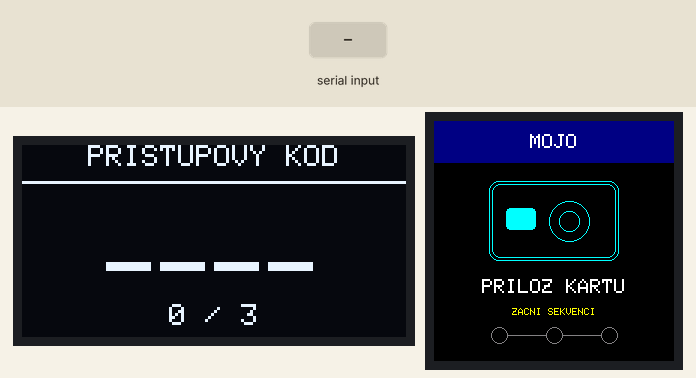
Recording of a sketch running on a simulated Arduino Mega 2560, built with avr-gcc and run on an emulated ATmega2560. On the bench: 128×64 one-colour display, 240×240 colour display. The inputs (shaded band) are chosen by the test bench. What the sketch prints to the serial monitor is not drawn.

Above: at 1.5 s.
1.6 s: "RESET\n" received over Serial
At 1.65 s:
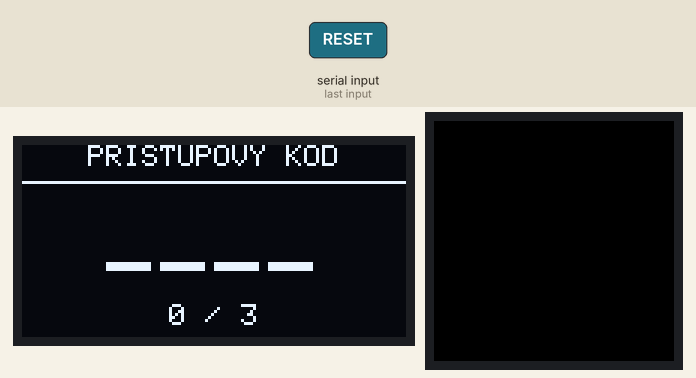
3.1 s: "KEY:1:2___\n" received over Serial
At 4.4 s:
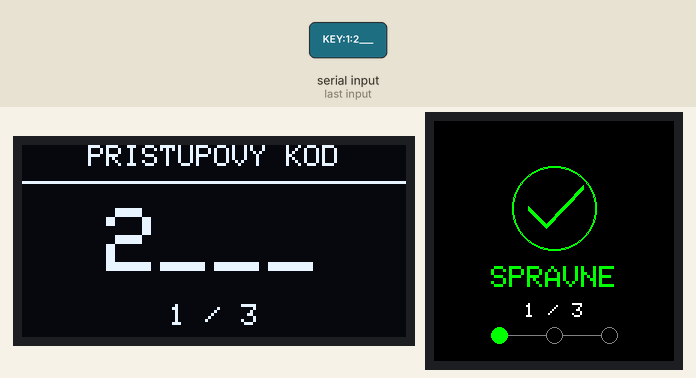
4.7 s: "WRONG\n" received over Serial
At 5.4 s:
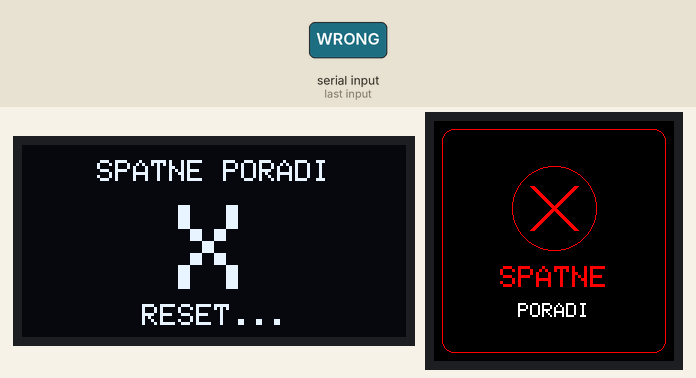
6.3 s: "UNLOCKED\n" received over Serial
At 7.1 s:
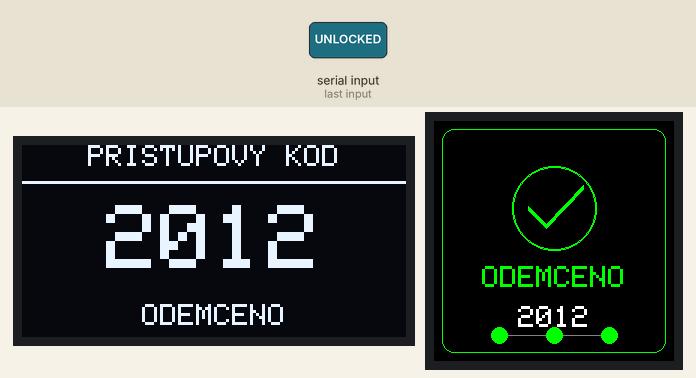
7.9 s: "KEY:2:20__\n" received over Serial
At 9.2 s:
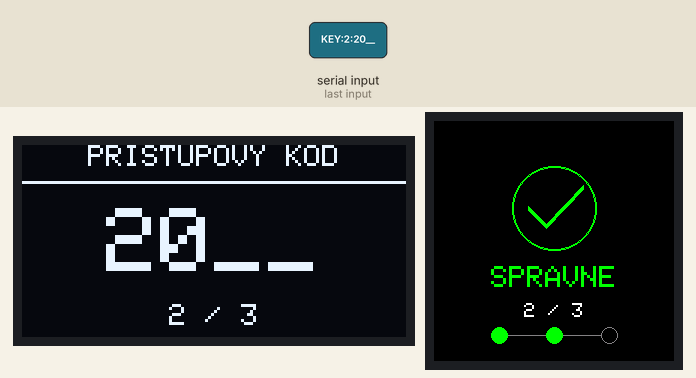
9.5 s: "KEY:3:2012\n" received over Serial
At 10.6 s:
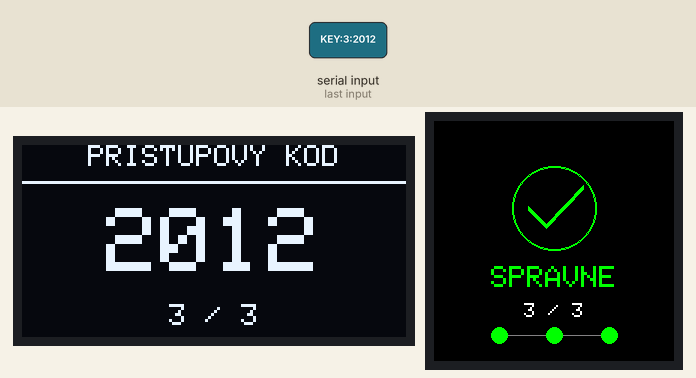
Timing chart, 0 to 12.1 s (numbered marks = the images above; inputs shaded):
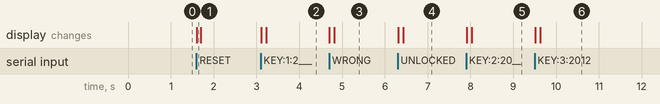

The sketch:

Displays_Driver_part.ino
```cpp
/*
 * TFT ST7789 + OLED SH1106 na Mega; pár: ../NFC_code_Driver.py.
 * USB 9600 baud: KEY:krok:kód, WRONG, UNLOCKED, RESET.
 * Knihovny: Adafruit GFX, ST7735/ST7789, SH110X, BusIO.
 * Zapojení a požadavky: ../README.md tohoto stanoviště.
 */

#include <SPI.h>
#include <Wire.h>

#include <Adafruit_GFX.h>
#include <Adafruit_ST7789.h>
#include <Adafruit_SH110X.h>


// ============================================================
// ST7789 240x240
// ============================================================
//
// Mega:
// MOSI -> 51
// SCK  -> 52
// DC   -> 9
// RST  -> 8
// CS   -> neni
//

#define TFT_DC   9
#define TFT_RST  8
#define TFT_CS  -1

Adafruit_ST7789 tft(
  TFT_CS,
  TFT_DC,
  TFT_RST
);


// ============================================================
// SH1106 128x64
// ============================================================
//
// I2C adresa: 0x3C
// Mega:
// SDA -> 20
// SCL -> 21
//

#define OLED_WIDTH   128
#define OLED_HEIGHT   64
#define OLED_ADDRESS 0x3C

Adafruit_SH1106G oled(
  OLED_WIDTH,
  OLED_HEIGHT,
  &Wire,
  -1
);


// ============================================================
// SERIAL
// ============================================================

String prikaz = "";


// ============================================================
// VYCENTROVANY TEXT NA TFT
// ============================================================

void tftStred(
  const char* text,
  int y,
  int velikost,
  uint16_t barva
)
{
  int16_t x1;
  int16_t y1;
  uint16_t w;
  uint16_t h;

  tft.setTextSize(velikost);
  tft.setTextColor(barva);
  tft.setTextWrap(false);

  tft.getTextBounds(
    text,
    0,
    y,
    &x1,
    &y1,
    &w,
    &h
  );

  tft.setCursor(
    (240 - w) / 2,
    y
  );

  tft.print(text);
}


// ============================================================
// VYCENTROVANY TEXT NA OLED
// ============================================================

void oledStred(
  const char* text,
  int y,
  int velikost
)
{
  int16_t x1;
  int16_t y1;
  uint16_t w;
  uint16_t h;

  oled.setTextSize(velikost);
  oled.setTextColor(SH110X_WHITE);

  oled.getTextBounds(
    text,
    0,
    y,
    &x1,
    &y1,
    &w,
    &h
  );

  oled.setCursor(
    (128 - w) / 2,
    y
  );

  oled.print(text);
}


// ============================================================
// ZELENA FAJFKA
// ============================================================

void kresliFajfku()
{
  tft.drawCircle(
    120,
    87,
    42,
    ST77XX_GREEN
  );

  tft.drawCircle(
    120,
    87,
    41,
    ST77XX_GREEN
  );

  for (int i = -2; i <= 2; i++)
  {
    tft.drawLine(
      94,
      87 + i,
      112,
      105 + i,
      ST77XX_GREEN
    );

    tft.drawLine(
      112,
      105 + i,
      149,
      66 + i,
      ST77XX_GREEN
    );
  }
}


// ============================================================
// CERVENY KRIZEK
// ============================================================

void kresliKrizek()
{
  tft.drawCircle(
    120,
    87,
    42,
    ST77XX_RED
  );

  for (int i = -2; i <= 2; i++)
  {
    tft.drawLine(
      98 + i,
      65,
      142 + i,
      109,
      ST77XX_RED
    );

    tft.drawLine(
      142 + i,
      65,
      98 + i,
      109,
      ST77XX_RED
    );
  }
}


// ============================================================
// POSTUP 0/3 - 3/3
// ============================================================

void kresliPostup(int krok)
{
  int pozice[3] = {
    65,
    120,
    175
  };

  int y = 214;

  tft.drawFastHLine(
    65,
    y,
    110,
    0x8410
  );

  for (int i = 0; i < 3; i++)
  {
    if (i < krok)
    {
      tft.fillCircle(
        pozice[i],
        y,
        8,
        ST77XX_GREEN
      );
    }
    else
    {
      tft.fillCircle(
        pozice[i],
        y,
        8,
        ST77XX_BLACK
      );

      tft.drawCircle(
        pozice[i],
        y,
        8,
        0x8410
      );
    }
  }
}


// ============================================================
// OLED - CAST KODU
// ============================================================

void zobrazKodOLED(
  const char* kod,
  int krok
)
{
  oled.clearDisplay();

  oledStred(
    "PRISTUPOVY KOD",
    0,
    1
  );

  oled.drawLine(
    0,
    12,
    127,
    12,
    SH110X_WHITE
  );

  // Velky kod
  oledStred(
    kod,
    21,
    3
  );

  char postup[10];

  sprintf(
    postup,
    "%d / 3",
    krok
  );

  oledStred(
    postup,
    53,
    1
  );

  oled.display();
}


// ============================================================
// UVODNI OBRAZOVKA
// ============================================================

void zobrazStart()
{
  // ----------------------------------------------------------
  // TFT
  // ----------------------------------------------------------

  tft.fillScreen(ST77XX_BLACK);

  tft.fillRect(
    0,
    0,
    240,
    42,
    0x0010
  );

  tftStred(
    "MOJO",
    13,
    2,
    ST77XX_WHITE
  );

  // Grafika RFID karty
  tft.drawRoundRect(
    55,
    60,
    130,
    80,
    10,
    ST77XX_CYAN
  );

  tft.drawRoundRect(
    58,
    63,
    124,
    74,
    8,
    ST77XX_CYAN
  );

  tft.fillRoundRect(
    72,
    87,
    30,
    22,
    4,
    ST77XX_CYAN
  );

  tft.drawCircle(
    135,
    100,
    10,
    ST77XX_CYAN
  );

  tft.drawCircle(
    135,
    100,
    20,
    ST77XX_CYAN
  );

  tftStred(
    "PRILOZ KARTU",
    158,
    2,
    ST77XX_WHITE
  );

  tftStred(
    "ZACNI SEKVENCI",
    187,
    1,
    ST77XX_YELLOW
  );

  kresliPostup(0);


  // ----------------------------------------------------------
  // OLED
  // ----------------------------------------------------------

  zobrazKodOLED(
    "____",
    0
  );
}


// ============================================================
// SPRAVNY KROK
// ============================================================

void zobrazSpravne(
  int krok,
  const char* kod
)
{
  // ----------------------------------------------------------
  // TFT
  // ----------------------------------------------------------

  tft.fillScreen(
    ST77XX_BLACK
  );

  kresliFajfku();

  tftStred(
    "SPRAVNE",
    145,
    3,
    ST77XX_GREEN
  );

  char postup[10];

  sprintf(
    postup,
    "%d / 3",
    krok
  );

  tftStred(
    postup,
    182,
    2,
    ST77XX_WHITE
  );

  kresliPostup(
    krok
  );


  // ----------------------------------------------------------
  // OLED
  //
  // Zobrazeny kod zustava na displeji.
  // ----------------------------------------------------------

  zobrazKodOLED(
    kod,
    krok
  );
}


// ============================================================
// SPATNA KARTA / PORADI
// ============================================================

void zobrazSpatne()
{
  // ----------------------------------------------------------
  // TFT
  // ----------------------------------------------------------

  tft.fillScreen(
    ST77XX_BLACK
  );

  tft.drawRoundRect(
    8,
    8,
    224,
    224,
    12,
    ST77XX_RED
  );

  kresliKrizek();

  tftStred(
    "SPATNE",
    145,
    3,
    ST77XX_RED
  );

  tftStred(
    "PORADI",
    182,
    2,
    ST77XX_WHITE
  );


  // ----------------------------------------------------------
  // OLED
  // ----------------------------------------------------------

  oled.clearDisplay();

  oledStred(
    "SPATNE PORADI",
    5,
    1
  );

  oledStred(
    "X",
    20,
    4
  );

  oledStred(
    "RESET...",
    53,
    1
  );

  oled.display();
}


// ============================================================
// HOTOVO / ODEMCENO
// ============================================================

void zobrazOdemceno()
{
  // ----------------------------------------------------------
  // TFT
  // ----------------------------------------------------------

  tft.fillScreen(
    ST77XX_BLACK
  );

  tft.drawRoundRect(
    8,
    8,
    224,
    224,
    12,
    ST77XX_GREEN
  );

  kresliFajfku();

  tftStred(
    "ODEMCENO",
    145,
    3,
    ST77XX_GREEN
  );

  tftStred(
    "2012",
    185,
    3,
    ST77XX_WHITE
  );

  kresliPostup(3);


  // ----------------------------------------------------------
  // OLED
  // ----------------------------------------------------------

  oled.clearDisplay();

  oledStred(
    "PRISTUPOVY KOD",
    0,
    1
  );

  oled.drawLine(
    0,
    12,
    127,
    12,
    SH110X_WHITE
  );

  oledStred(
    "2012",
    20,
    3
  );

  oledStred(
    "ODEMCENO",
    53,
    1
  );

  oled.display();
}


// ============================================================
// ZPRACOVANI PRIKAZU Z PYTHONU
// ============================================================

void zpracujPrikaz(String cmd)
{
  cmd.trim();

  if (cmd == "RESET")
  {
    zobrazStart();

    Serial.println(
      "DISPLAY:RESET"
    );

    return;
  }


  if (cmd == "KEY:1:2___")
  {
    zobrazSpravne(
      1,
      "2___"
    );

    Serial.println(
      "DISPLAY:KROK1"
    );

    return;
  }


  if (cmd == "KEY:2:20__")
  {
    zobrazSpravne(
      2,
      "20__"
    );

    Serial.println(
      "DISPLAY:KROK2"
    );

    return;
  }


  if (cmd == "KEY:3:2012")
  {
    zobrazSpravne(
      3,
      "2012"
    );

    Serial.println(
      "DISPLAY:KROK3"
    );

    return;
  }


  if (cmd == "WRONG")
  {
    zobrazSpatne();

    Serial.println(
      "DISPLAY:SPATNE"
    );

    return;
  }


  if (cmd == "UNLOCKED")
  {
    zobrazOdemceno();

    Serial.println(
      "DISPLAY:ODEMCENO"
    );

    return;
  }


  Serial.print(
    "DISPLAY:NEZNAMY:"
  );

  Serial.println(
    cmd
  );
}


// ============================================================
// SETUP
// ============================================================

void setup()
{
  Serial.begin(9600);

  Wire.begin();


  // ----------------------------------------------------------
  // SH1106
  // ----------------------------------------------------------

  if (!oled.begin(OLED_ADDRESS, true))
  {
    Serial.println(
      "OLED:CHYBA"
    );
  }
  else
  {
    Serial.println(
      "OLED:OK"
    );
  }


  // ----------------------------------------------------------
  // ST7789
  //
  // Overene nastaveni tveho M130T.
  // ----------------------------------------------------------

  tft.init(
    240,
    240,
    SPI_MODE3
  );

  tft.setSPISpeed(
    1000000
  );

  tft.setRotation(
    2
  );


  zobrazStart();

  Serial.println(
    "DISPLAY:READY"
  );
}


// ============================================================
// LOOP
// ============================================================

void loop()
{
  while (Serial.available())
  {
    char c = Serial.read();

    if (c == '\n')
    {
      if (prikaz.length() > 0)
      {
        zpracujPrikaz(
          prikaz
        );
      }

      prikaz = "";

      continue;
    }

    if (c == '\r')
    {
      continue;
    }

    if (prikaz.length() < 100)
    {
      prikaz += c;
    }
  }
}
```

Measured:
- after the input at 1.6 s, the display: changes at once (image 1)
- after the input at 3.1 s, the display: first changes at once (image 2 shows a later state)
- after the input at 4.7 s, the display: first changes at once (image 3 shows a later state)
- after the input at 6.3 s, the display: first changes at once (image 4 shows a later state)
- after the input at 7.9 s, the display: first changes at once (image 5 shows a later state)
- after the input at 9.5 s, the display: first changes at once (image 6 shows a later state)
